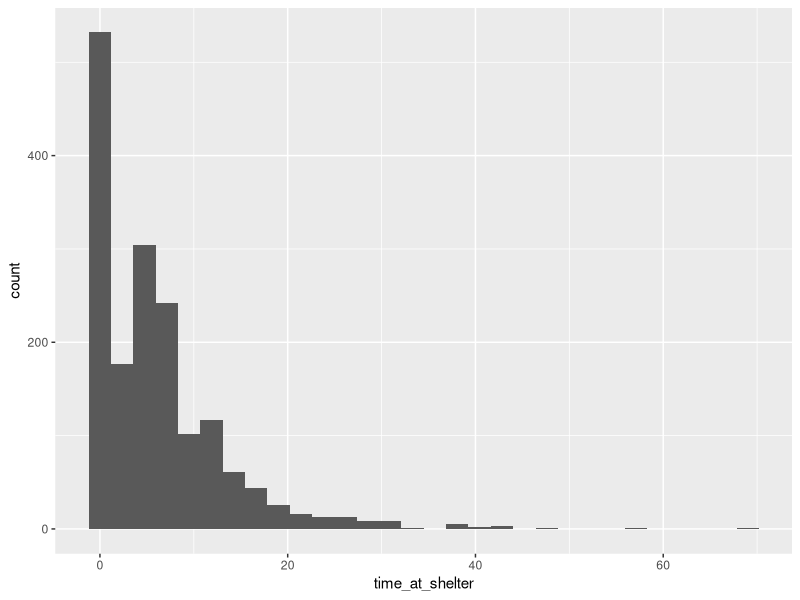
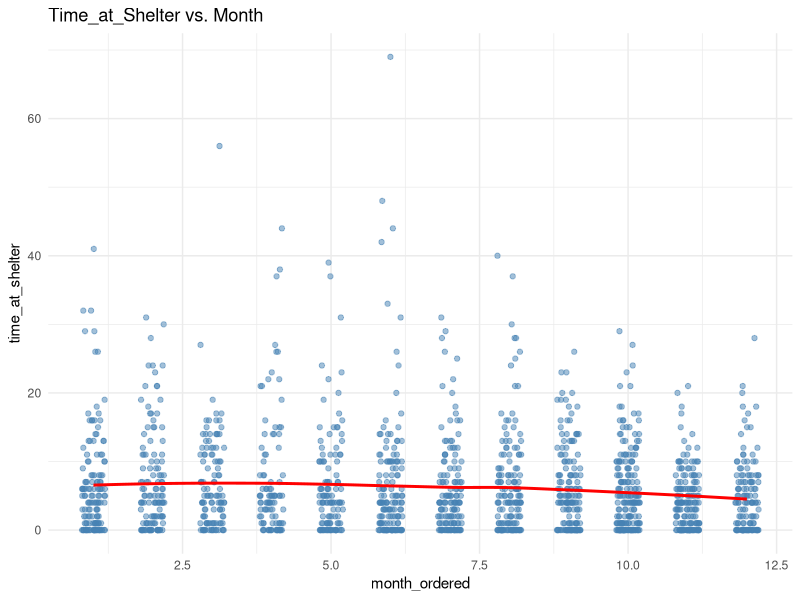
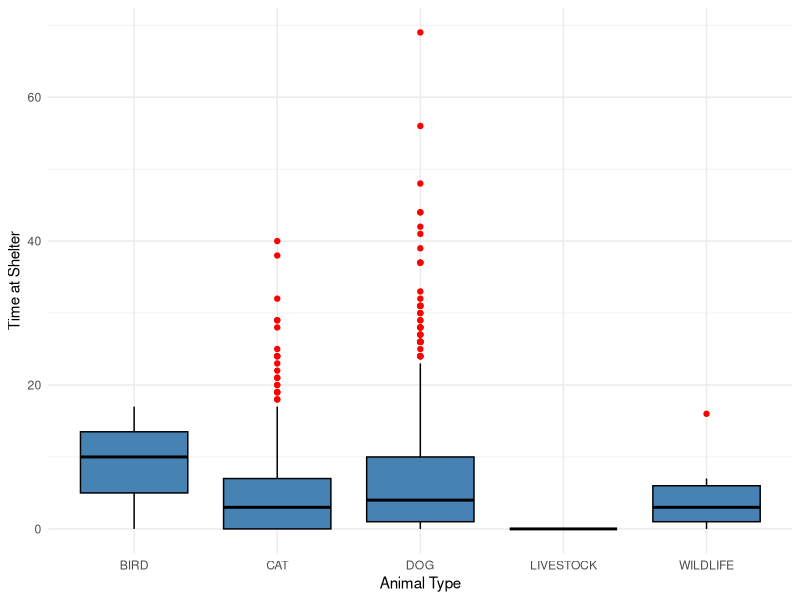
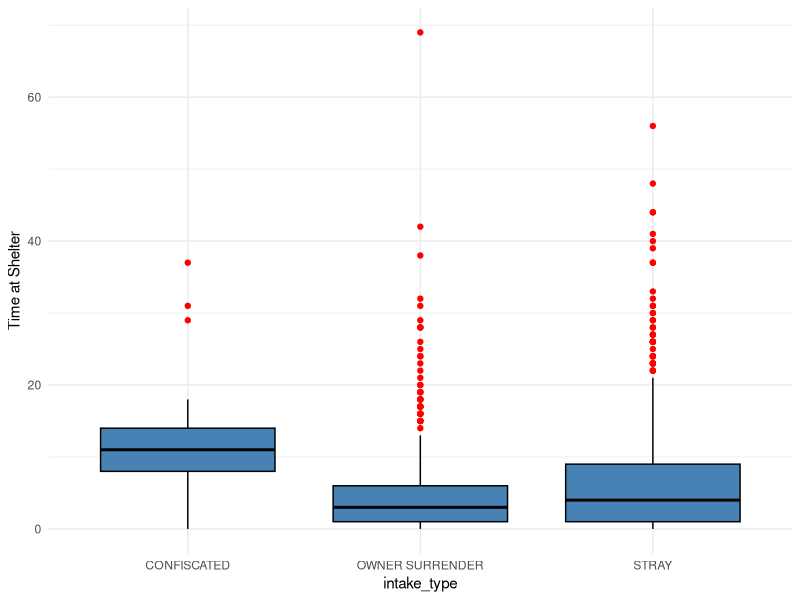
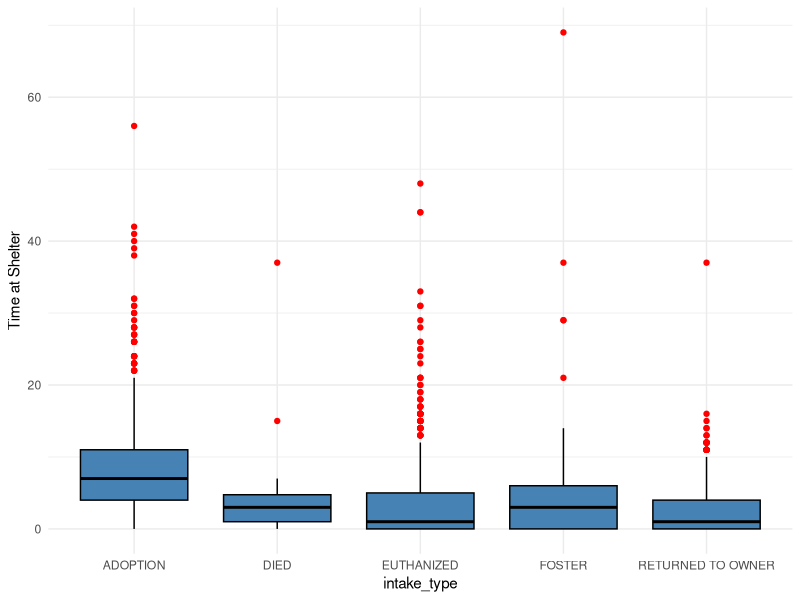
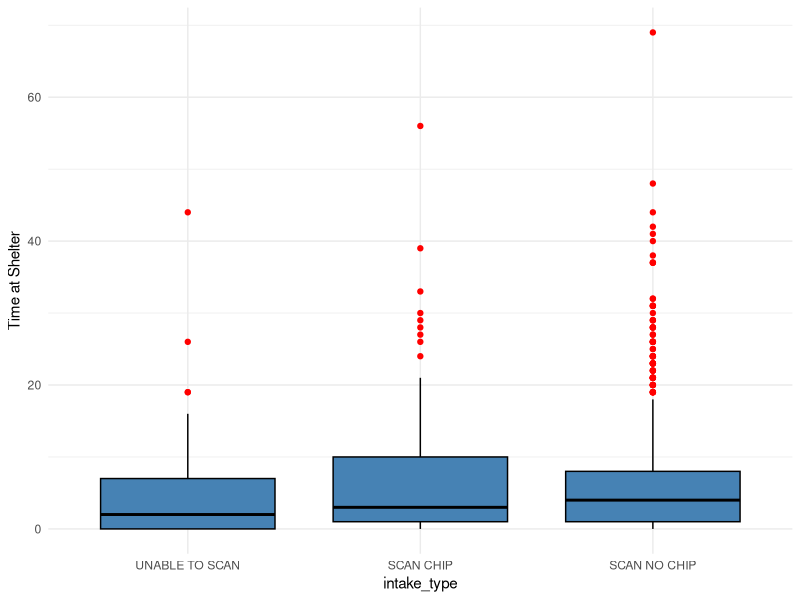

These charts were generated, in order, by the following R code:
library(tidyverse)
library(ggplot2)
library(dplyr)


animal <- read.csv("dataset17.csv", header = TRUE)
head(animal)
animal <- animal%>%
  mutate(animal_type=as.factor(animal_type),
         intake_type=as.factor(intake_type),
         outcome_type=as.factor(outcome_type),
         chip_status=factor(chip_status,levels=c("UNABLE TO SCAN","SCAN CHIP","SCAN NO CHIP")),
         month =as.factor(month),
         year=as.factor(year))

#Histogram
ggplot(animal,aes(x=time_at_shelter))+
  geom_histogram()

#scatterplot:Time_at_Shelter vs month
animal <- animal %>%
  mutate(month = as.numeric(month),
         month_ordered = ifelse(month >= 10, month - 9, month + 3))

ggplot(animal, aes(x = month_ordered, y = time_at_shelter)) +
  geom_jitter(width = 0.2, height = 0, alpha = 0.5, color = "steelblue") +
  geom_smooth(method = "loess", formula = y ~ x, color = "red", se = FALSE) +  # 添加平滑曲线
  labs(
    x = "month_ordered",
    y = "time_at_shelter",
    title = "Time_at_Shelter vs. Month "
  ) +
  theme_minimal()

#boxplot
ggplot(animal, aes(x = animal_type, y = time_at_shelter)) +
  geom_boxplot(fill = "steelblue", color = "black", outlier.colour = "red") +  # 箱线图
  labs(x = "Animal Type", y = "Time at Shelter") +
  theme_minimal()



ggplot(animal, aes(x = intake_type, y = time_at_shelter)) +
  geom_boxplot(fill = "steelblue", color = "black", outlier.colour = "red") +  # 箱线图
  labs(x = "intake_type", y = "Time at Shelter") +
  theme_minimal()

ggplot(animal, aes(x = outcome_type, y = time_at_shelter)) +
  geom_boxplot(fill = "steelblue", color = "black", outlier.colour = "red") +  # 箱线图
  labs(x = "intake_type", y = "Time at Shelter") +
  theme_minimal()

ggplot(animal, aes(x = chip_status, y = time_at_shelter)) +
  geom_boxplot(fill = "steelblue", color = "black", outlier.colour = "red") +  # 箱线图
  labs(x = "intake_type", y = "Time at Shelter") +
  theme_minimal()
